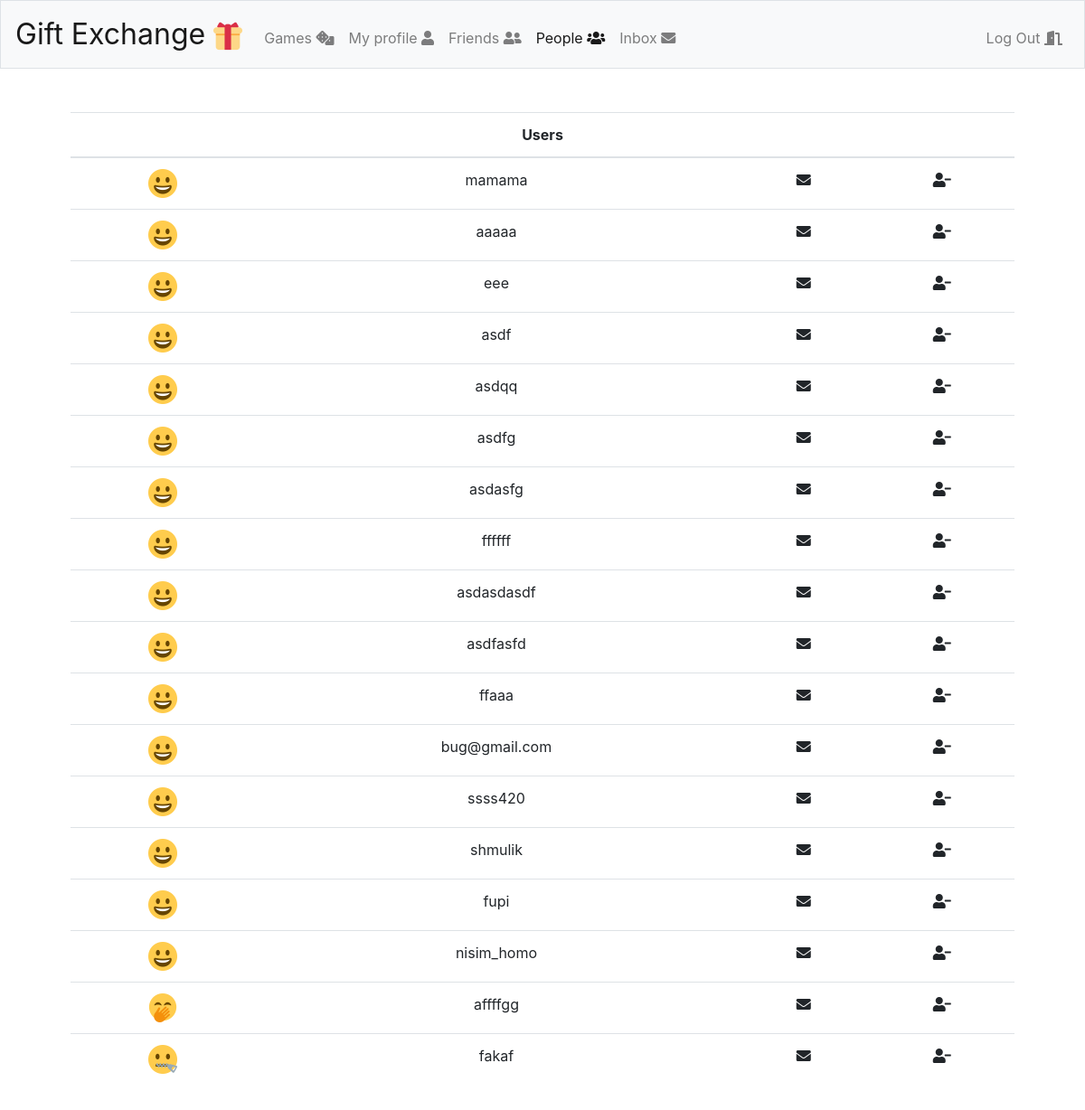
Page /people (signed in) on the committed database.
### tables this page shows
CREATE TABLE users (
id INTEGER,
username TEXT NOT NULL,
hash TEXT NOT NULL,
email TEXT NOT NULL,
image_id INTEGER DEFAULT 1,
darkmode INTEGER DEFAULT 1,
PRIMARY KEY(id)
);

### app.py (the view)
@app.route("/people", methods=["GET", "POST"])
@login_required
def people():
    rows = db("SELECT * FROM users WHERE id = {}".format(session["user_id"]))
    darkmode = rows[0]['darkmode']
    rows = db("SELECT * FROM users")
    users = []
    for row in rows:
        look = db("SELECT * FROM users WHERE id = {}".format(row['id']))
        if not row['id'] == session["user_id"]:
            user = {
            'username': look[0]['username'],
            'image_id': look[0]['image_id'],
            }
            users.append(user)
    return render_template("people.html",users=users, darkmode=darkmode)

### app.py (called while the page is built)
@app.after_request
def after_request(response):
    response.headers["Cache-Control"] = "no-cache, no-store, must-revalidate"
    response.headers["Expires"] = 0
    response.headers["Pragma"] = "no-cache"
    return response

### helper.py (called while the page is built)
def db(statement):
    with sqlite3.connect(database) as conn:
        conn.row_factory = sqlite3.Row
        cur = conn.cursor()
        cur.execute(statement)
        conn.commit()
        return cur.fetchall()
    return 0

def login_required(f):
    @wraps(f)
    def decorated_function(*args, **kwargs):
        if session.get("user_id") is None:
            return redirect("/login")
        return f(*args, **kwargs)
    return decorated_function

### templates/people.html (shortened to what this page needs)
{% extends "layout.html" %}
{% block people %}
    active
{% endblock %}
{% block main %}
    <div class="row">
    	<div class="col">
    	    <table class="table {% if darkmode == 0 %} table-dark dark_background {% endif %} table-hover">
	        	<thead>
	        		<tr>
	        			<th colspan="4">Users</th>
	        		</tr>
	        	</thead>
	        	<tbody>
	        		{% for user in users %}
	        		<tr>
	        		    <td><img style="max-width: 2rem;" src="/static/pp/{{ user['image_id'] }}.png"></td>
	        		    <td>{{ user['username'] }}</td>
	        		    <td><i class="fas fa-envelope"></i></td>
	        		    <td><i class="fas fa-user-minus"></i></td>
	        		</tr>
	        		{% endfor %}
	    	    </tbody>
	        </table>
        </div>
    </div>
{% endblock %}

### static/styles.css (style rules this page uses)
main img { max-width: 100%; }

### rows in the picture
users: username "mamama"
users: username "aaaaa"
users: username "eee"
users: username "asdf"
users: username "asdqq"
users: username "asdfg"
users: username "asdasfg"
users: username "ffffff"
users: username "asdasdasdf"
users: username "asdfasfd"
users: username "ffaaa"
users: username "bug@gmail.com"
users: username "ssss420"
users: username "shmulik"
users: username "fupi"
users: username "nisim_homo"
users: shows a picture, username "affffgg"
users: shows a picture, username "fakaf"
